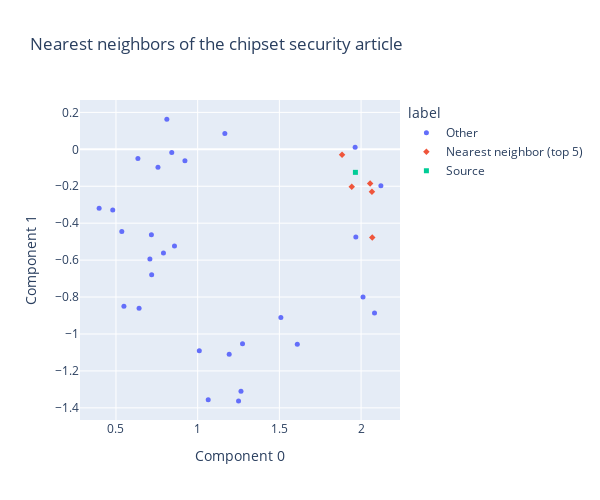

The code cell stored with this chart in its notebook:
### Code cell
# a 2D chart of nearest neighbors of the chipset security article
chart_from_components(
    components=tsne_components,
    labels=chipset_security_labels,
    strings=article_descriptions,
    width=600,
    height=500,
    title="Nearest neighbors of the chipset security article",
    category_orders={"label": ["Other", "Nearest neighbor (top 5)", "Source"]},
)

### Figure 1 — Plotly figure (JSON) as saved in the notebook; plotly's stock layout.template omitted (floating-point values rounded to 4 significant figures)
{"data": [{"customdata": [["BRITAIN: BLAIR WARNS OF<br>CLIMATE THREAT Prime Minister<br>Tony Blair urged the<br>international community to<br>consider global warming a dire<br>threat and agree on a plan of<br>action to curb the<br>quot;alarming quot; growth of<br>greenhouse gases."], ["Newspapers in Greece reflect a<br>mixture of exhilaration that<br>the Athens Olympics proved<br>successful, and relief that<br>they passed off without any<br>major setback."], ["KABUL, Sept 22 (AFP): Three US<br>soldiers were killed and 14<br>wounded in a series of fierce<br>clashes with suspected Taliban<br>fighters in south and eastern<br>Afghanistan this week, the US<br>military said Wednesday."], ["The EU and US moved closer to<br>an aviation trade war after<br>failing to reach agreement<br>during talks Thursday on<br>subsidies to Airbus Industrie."], ["AUSTRALIAN journalist John<br>Martinkus is lucky to be alive<br>after spending 24 hours in the<br>hands of Iraqi militants at<br>the weekend. Martinkus was in<br>Baghdad working for the SBS<br>Dateline TV current affairs<br>program"], [" GAZA (Reuters) - An Israeli<br>helicopter fired a missile<br>into  a town in the southern<br>Gaza Strip late on Wednesday,<br>witnesses  said, hours after a<br>Palestinian suicide bomber<br>blew herself up  in Jerusalem,<br>killing two Israeli border<br>policemen."], ["RIYADH, Saudi Arabia -- Saudi<br>police are seeking two young<br>men in the killing of a Briton<br>in a Riyadh parking lot, the<br>Interior Ministry said today,<br>and the British ambassador<br>called it a terrorist attack."], ["Loudon, NH -- As the rain<br>began falling late Friday<br>afternoon at New Hampshire<br>International Speedway, the<br>rich in the Nextel Cup garage<br>got richer."], ["PalmSource surprised the<br>mobile vendor community today<br>with the announcement that it<br>will acquire China MobileSoft<br>(CMS), ostensibly to leverage<br>that company's expertise in<br>building a mobile version of<br>the Linux operating system."], ["JEFFERSON CITY - An election<br>security expert has raised<br>questions about Missouri<br>Secretary of State Matt Blunt<br>#39;s plan to let soldiers at<br>remote duty stations or in<br>combat areas cast their<br>ballots with the help of<br>e-mail."], ["A gas explosion at a coal mine<br>in northern China killed 33<br>workers in the 10th deadly<br>mine blast reported in three<br>months. The explosion occurred<br>yesterday at 4:20 pm at Nanlou<br>township"], ["Reuters - Palestinian leader<br>Mahmoud Abbas called\\Israel<br>\"the Zionist enemy\" Tuesday,<br>unprecedented language for\\the<br>relative moderate who is<br>expected to succeed Yasser<br>Arafat."], ["AP - Ottawa Senators right<br>wing Marian Hossa is switching<br>European teams during the NHL<br>lockout."], ["Nasser al-Qidwa, Palestinian<br>representative at the United<br>Nations and nephew of late<br>leader Yasser Arafat, handed<br>Arafat #39;s death report to<br>the Palestinian National<br>Authority (PNA) on Saturday."], ["CAIRO, Egypt - France's<br>foreign minister appealed<br>Monday for the release of two<br>French journalists abducted in<br>Baghdad, saying the French<br>respect all religions. He did<br>not rule out traveling to<br>Baghdad..."], ["Chelsea terminated Romania<br>striker Adrian Mutu #39;s<br>contract, citing gross<br>misconduct after the player<br>failed a doping test for<br>cocaine and admitted taking<br>the drug, the English soccer<br>club said in a statement."], ["United Arab Emirates President<br>and ruler of Abu Dhabi Sheik<br>Zayed bin Sultan al-Nayhan<br>died Tuesday, official<br>television reports. He was 86."], ["PALESTINIAN leader Yasser<br>Arafat today issued an urgent<br>call for the immediate release<br>of two French journalists<br>taken hostage in Iraq."], ["The al-Qaida terrorist network<br>spent less than \\$50,000 on<br>each of its major attacks<br>except for the Sept. 11, 2001,<br>suicide hijackings, and one of<br>its hallmarks is using"], [" SAN FRANCISCO (Reuters) -<br>Nike Inc. &lt;A HREF=\"http://w<br>ww.investor.reuters.com/FullQu<br>ote.aspx?ticker=NKE.N target=/<br>stocks/quickinfo/fullquote\"&gt<br>;NKE.N&lt;/A&gt;, the world's<br>largest athletic shoe company,<br>on Monday reported a 25<br>percent  rise in quarterly<br>profit, beating analysts'<br>estimates, on  strong demand<br>for high-end running and<br>basketball shoes in the<br>United States."], ["A FATHER who scaled the walls<br>of a Cardiff court dressed as<br>superhero Robin said the<br>Buckingham Palace protester<br>posed no threat. Fathers 4<br>Justice activist Jim Gibson,<br>who earlier this year staged<br>an eye-catching"], ["NEW YORK (CBS.MW) - US stocks<br>traded mixed Thurday as Merck<br>shares lost a quarter of their<br>value, dragging blue chips<br>lower, but the Nasdaq moved<br>higher, buoyed by gains in the<br>semiconductor sector."], ["Julia Gillard has reportedly<br>bowed out of the race to<br>become shadow treasurer,<br>taking enormous pressure off<br>Opposition Leader Mark Latham."], ["It #39;s official. Microsoft<br>recently stated<br>definitivelyand contrary to<br>rumorsthat there will be no<br>new versions of Internet<br>Explorer for users of older<br>versions of Windows."], ["The success of Paris #39; bid<br>for Olympic Games 2012 would<br>bring an exceptional<br>development for France for at<br>least 6 years, said Jean-<br>Francois Lamour, French<br>minister for Youth and Sports<br>on Tuesday."], ["AFP - Maybe it's something to<br>do with the fact that the<br>playing area is so vast that<br>you need a good pair of<br>binoculars to see the action<br>if it's not taking place right<br>in front of the stands."], ["Egypt #39;s release of accused<br>Israeli spy Azzam Azzam in an<br>apparent swap for six Egyptian<br>students held on suspicion of<br>terrorism is expected to melt<br>the ice and perhaps result"], ["But fresh antitrust suit is in<br>the envelope, says Novell"], ["GAZA CITY, Gaza Strip: Hamas<br>militants killed an Israeli<br>soldier and wounded four with<br>an explosion in a booby-<br>trapped chicken coop on<br>Tuesday, in what the Islamic<br>group said was an elaborate<br>scheme to lure troops to the<br>area with the help of a double"]], "hovertemplate": "label=Other<br>Component 0=%{x}<br>Component 1=%{y}<br>string=%{customdata[0]}<extra></extra>", "legendgroup": "Other", "marker": {"color": "#636efa", "symbol": "circle", "size": 5}, "mode": "markers", "name": "Other", "orientation": "v", "showlegend": true, "x": [0.6414, 1.274, 0.8414, 1.509, 0.7905, 0.6342, 0.5357, 1.61, 2.121, 1.166, 0.8112, 0.7167, 1.25, 0.4801, 0.7184, 1.064, 0.3969, 0.7074, 0.9219, 2.082, 0.5486, 2.012, 1.01, 1.963, 1.193, 1.265, 0.8579, 1.968, 0.757], "xaxis": "x", "y": [-0.861, -1.053, -0.01676, -0.9111, -0.5619, -0.04993, -0.4456, -1.055, -0.1977, 0.08571, 0.1635, -0.4627, -1.362, -0.3288, -0.6787, -1.357, -0.3186, -0.5934, -0.06196, -0.8865, -0.8497, -0.8001, -1.091, 0.01135, -1.11, -1.31, -0.5235, -0.4743, -0.09701], "yaxis": "y", "type": "scatter"}, {"customdata": [["SAN JOSE, Calif. -- Apple<br>Computer (Quote, Chart)<br>unveiled a batch of new iPods,<br>iTunes software and promos<br>designed to keep it atop the<br>heap of digital music players."], ["Any product, any shape, any<br>size -- manufactured on your<br>desktop! The future is the<br>fabricator. By Bruce Sterling<br>from Wired magazine."], ["The Microsoft CEO says one way<br>to stem growing piracy of<br>Windows and Office in emerging<br>markets is to offer low-cost<br>computers."], ["A new, optional log-on service<br>from America Online that makes<br>it harder for scammers to<br>access a persons online<br>account will not be available<br>for Macintosh"], ["Chips that help a computer's<br>main microprocessors perform<br>specific types of math<br>problems are becoming a big<br>business once again.\\"]], "hovertemplate": "label=Nearest neighbor (top 5)<br>Component 0=%{x}<br>Component 1=%{y}<br>string=%{customdata[0]}<extra></extra>", "legendgroup": "Nearest neighbor (top 5)", "marker": {"color": "#EF553B", "symbol": "diamond", "size": 5}, "mode": "markers", "name": "Nearest neighbor (top 5)", "orientation": "v", "showlegend": true, "x": [2.068, 2.055, 1.943, 1.884, 2.067], "xaxis": "x", "y": [-0.4779, -0.1857, -0.2024, -0.02887, -0.2302], "yaxis": "y", "type": "scatter"}, {"customdata": [["PC World - Upcoming chip set<br>will include built-in security<br>features for your PC."]], "hovertemplate": "label=Source<br>Component 0=%{x}<br>Component 1=%{y}<br>string=%{customdata[0]}<extra></extra>", "legendgroup": "Source", "marker": {"color": "#00cc96", "symbol": "square", "size": 5}, "mode": "markers", "name": "Source", "orientation": "v", "showlegend": true, "x": [1.965], "xaxis": "x", "y": [-0.1247], "yaxis": "y", "type": "scatter"}], "layout": {"xaxis": {"anchor": "y", "domain": [0.0, 1.0], "title": {"text": "Component 0"}}, "yaxis": {"anchor": "x", "domain": [0.0, 1.0], "title": {"text": "Component 1"}}, "legend": {"title": {"text": "label"}, "tracegroupgap": 0}, "title": {"text": "Nearest neighbors of the chipset security article"}, "height": 500, "width": 600}}
